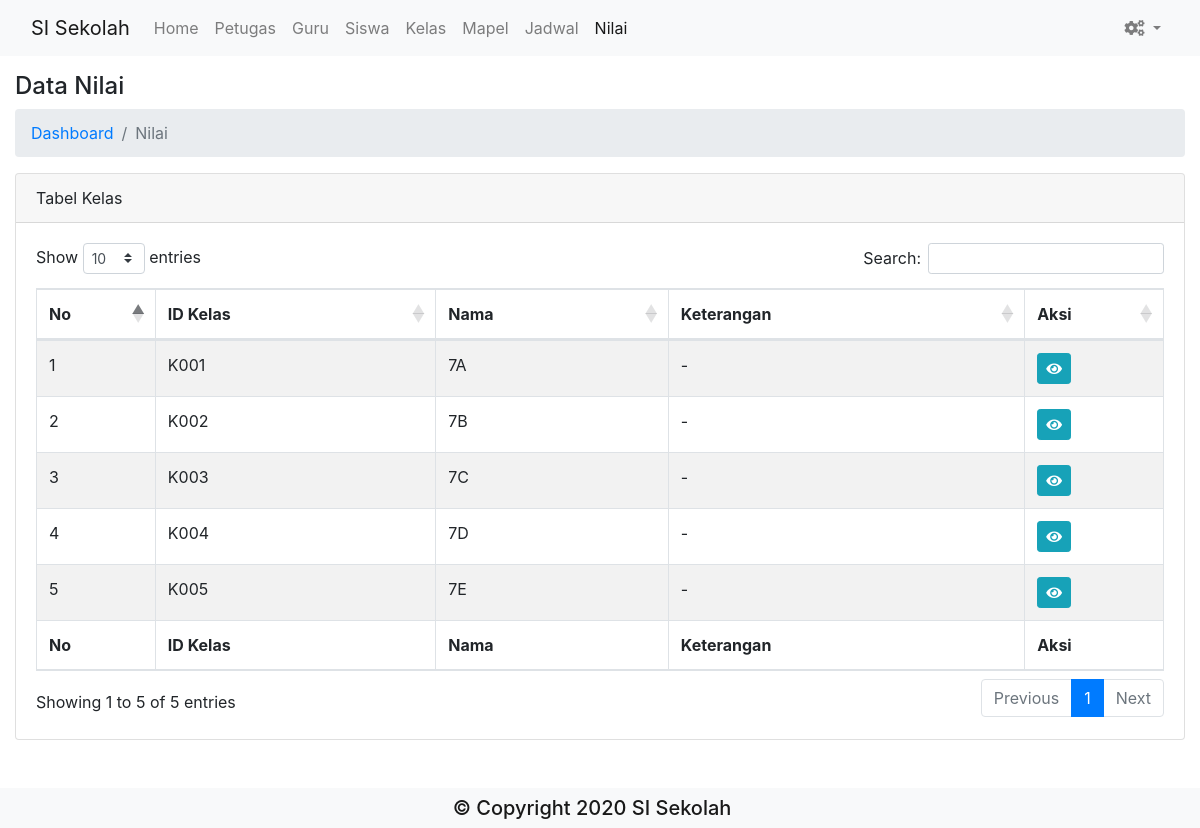
Screenshot of /index.php/nilai with the database file from the repository.
### tables this page shows
CREATE TABLE `kelas` (
  `id_kelas` varchar(11) NOT NULL,
  `nama_kelas` varchar(50) NOT NULL,
  `keterangan` varchar(50) NOT NULL
);

### application/controllers/Nilai.php (called while the page is built, shortened)
<?php
class Nilai extends CI_Controller {
	public function __construct()
	{
        $this->load->model('Kelas_model');
		$this->load->model('Siswa_model');
		$this->load->model('Nilai_model');
		$this->load->model('Jadwal_model');
	}
	public function index()
	{
		$data = [
			'title' => 'Kelas',
			'kelas' => $this->Kelas_model->get()->result(),
		];
		$this->load->view('template/header', $data);
		$this->load->view('nilai/index', $data);
		$this->load->view('template/footer');
    }
}

### index.php (called while the page is built, shortened)
<?php
require_once BASEPATH.'core/CodeIgniter.php';

### application/models/Kelas_model.php (called while the page is built, shortened)
<?php
class Kelas_model extends CI_Model {
	private $table = 'kelas';
	public function get()
	{
		return $this->db->get($this->table);
	}
}

### application/views/nilai/index.php (the view, shortened to what this page needs)
<div class="container-fluid mt-4">
	<h4>Data Nilai</h4>
	<nav aria-label="breadcrumb">
		<ol class="breadcrumb">
			<li class="breadcrumb-item"><a href="<?= site_url("dashboard") ?>">Dashboard</a></li>
			<li class="breadcrumb-item active" aria-current="page">Nilai</li>
		</ol>
	</nav>
	<div class="card mt-2">
		<div class="card-header">
			Tabel Kelas
		</div>
		<div class="card-body">
			<table id="myTable" class="table table-striped table-bordered" style="width:100%">
				<thead>
					<tr>
						<th width="80px">No</th>
						<th>ID Kelas</th>
						<th>Nama</th>
						<th>Keterangan</th>
						<th width="100px">Aksi</th>
					</tr>
				</thead>
				<tbody>
					<?php
						$no = 1;
						foreach ($kelas as $row) :
					?>
					<tr>
						<td><?= $no++ ?></td>
						<td><?= $row->id_kelas ?></td>
						<td><?= $row->nama_kelas ?></td>
						<td><?= $row->keterangan ?></td>
						<td>
							<a href="<?= site_url('nilai/mapel/' . $row->id_kelas) ?>" class="btn btn-sm btn-info"> <span class="fas fa-eye"></span> </a>
						</td>
					</tr>
					<?php endforeach; ?>
				</tbody>
				<tfoot>
					<tr>
						<th width="80px">No</th>
						<th>ID Kelas</td>
						<th>Nama</th>
						<th>Keterangan</th>
						<th>Aksi</th>
					</tr>
				</tfoot>
			</table>
		</div>
	</div>
</div>

### rows the page displays
kelas: id_kelas "K001", nama_kelas "7A", keterangan "-"
kelas: id_kelas "K002", nama_kelas "7B", keterangan "-"
kelas: id_kelas "K003", nama_kelas "7C", keterangan "-"
kelas: id_kelas "K004", nama_kelas "7D", keterangan "-"
kelas: id_kelas "K005", nama_kelas "7E", keterangan "-"
